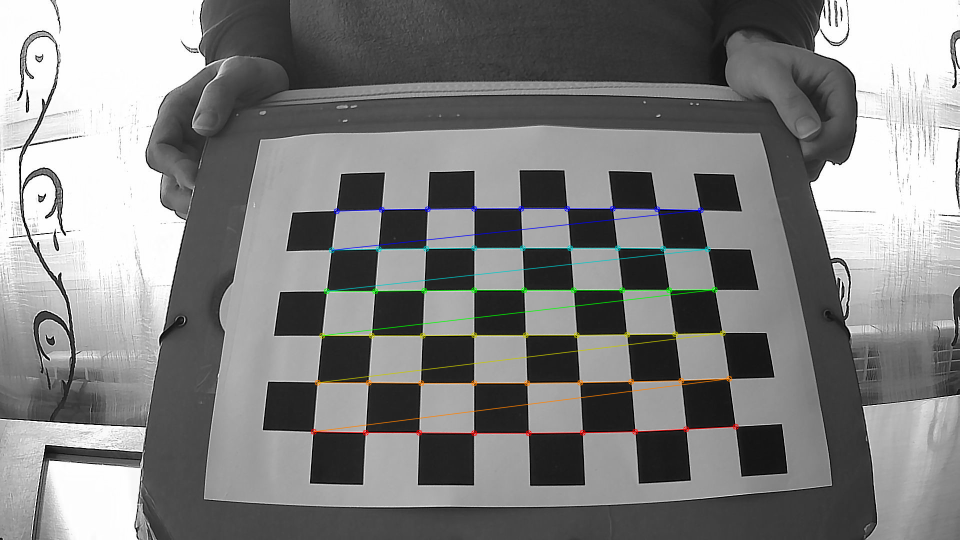
#> input picture 00calibracion/tanda01/img01_chess.png, 1920 x 1080 px, given in place of the camera (shown at 1/2 size)
$ python cam_undistort-windows.py   (older library calls are emulated)
#> lines starting #> are read from the running program, lines starting #| are printed output that depends on the picture
import cv2
import json
import numpy as np
import sys
from datetime import datetime

# import jetson.utils

def my_polygon_mask(img=None, polygon=None, return_masked_img=False):

    # https://docs.opencv.org/3.4/d3/d96/tutorial_basic_geometric_drawing.html
    #     myPolygon

    # Create some points
    ppt = np.array(
        [
            # [250, 0],       # top-left ############################
            # [1350, 0],      # top-right
            # [1380, 826],    # bottom-right
            # [225, 826],     # bottom-left
            [443, 0],       # top-left ############################
            [1420, 0],      # top-right
            [1540, 826],    # bottom-right
            [290, 826],     # bottom-left
        ],
        # polygon,
        np.int32
    )
    ppt = ppt.reshape((-1, 1, 2))

    # cv2.FILLED    --> no work??
    # cv2.LINE_4    --> 4-connected line
    # cv2.LINE_8    --> 8-connected line
    # cv2.LINE_AA   --> antialiased line

    img_gray = cv2.cvtColor(img, cv2.COLOR_BGR2GRAY)
    mask = np.zeros_like(img_gray)
    cv2.fillPoly(mask, [ppt], (255, 255, 255), cv2.LINE_AA)
    if return_masked_img:
        img_masked = cv2.bitwise_and(img, img, mask=mask)
        return img_masked
    else:
        return mask


window_WIDTH = 1280
window_HEIGHT = 720
WIDTH = 1920
HEIGHT = 1080

# esto es lo que saca el video-viewer --> v4l2src device=/dev/video0 ! video/x-h264, width=1280, height=720 ! h264parse ! omxh264dec ! video/x-raw ! appsink name=mysink
# esto es lo que saca el jetson.utils --> v4l2src device=/dev/video0 ! video/x-h264, width=(int)1280, height=(int)720 ! h264parse ! omxh264dec ! video/x-raw ! appsink name=mysink

#########################
# ESTE ERA EL PROBLEMA LOL, PARA WINDOWS BIEN PERO PARA LINUX MAL
cap_0 = cv2.VideoCapture(1)
cap_0.set(3, WIDTH)
cap_0.set(4, HEIGHT)
# [29 lines of commented-out code are left out]

allgud = True

cam_matrix = None
dist_coeff = None
with open('cam_undistort.json', 'r') as cam_data:
#> (reads 00calibracion/cam_undistort.json from the repository)
    json_data = json.load(cam_data)
    cam_matrix = np.array(json_data['cam_matrix'])
    dist_coeffs = np.array(json_data['dist_coeffs'])

# cargamos diferentes valores necesarios para la undistortion
if cam_matrix is not None and dist_coeffs is not None:

    # obtenemos una nueva matriz de camara con alpha a 1:
    #   Free scaling parameter between 0 (when all the pixels in the
    #   undistorted image are valid) and 1 (when all the source image
    #   pixels are retained in the undistorted image).
    new_cam_matrix, roi_of_new_cam_matrix = cv2.getOptimalNewCameraMatrix(
        cam_matrix,
        dist_coeffs,
        (WIDTH, HEIGHT),
        1,
        (WIDTH, HEIGHT)
    )

    # OOFA https://docs.opencv.org/master/d9/d0c/group__calib3d.html#ga7dfb72c9cf9780a347fbe3d1c47e5d5a
    mapx, mapy = cv2.initUndistortRectifyMap(
        cam_matrix,
        dist_coeffs,
        None,
        new_cam_matrix,
        (WIDTH, HEIGHT),
        5 # ojo:

            # CV_16SC2 - 11 (16 bits signed 2 channels)
            # CV_32FC1 - 5  (32 bits float 1 channel)
            # CV_32FC2 - 13 (32 bits float 2 channels)

    )

    # OOFA https://docs.opencv.org/master/da/d54/group__imgproc__transform.html#ga9156732fa8f01be9ebd1a194f2728b7f
    mapx_2, mapy_2 = cv2.convertMaps(mapx, mapy, cv2.CV_16SC2)

else:
    allgud = False

# [20 lines of commented-out code are left out]


print(f'Camera 0 specs: width {int(cap_0.get(3))} height {int(cap_0.get(4))}')

while cap_0.isOpened() and allgud:

    retval_0, frame_0 = cap_0.read()
#> frame_0 is the input picture: shape (1080, 1920, 3); mean B, G, R 128.2, 128.6, 128.4

    if retval_0:

        # undistorsionamos la imagen

        ############################
        # frame_0_undistorted = frame_0
        ############################


        ############################
        # # undistort streitup (None no se utiliza en python)
        # frame_0_undistorted = cv2.undistort(
        #     frame_0,
        #     cam_matrix,
        #     dist_coeffs,
        #     None,
        #     new_cam_matrix
        # )
        # # crop the image
        # x, y, w, h = roi_of_new_cam_matrix
        # frame_0_undistorted = frame_0_undistorted[y:y+h, x:x+w]
        ############################


        ############################
        # # INTER_LINEAR y demas en hackaday.io
        # frame_0_undistorted = cv2.remap(
        #     frame_0,
        #     mapx,
        #     mapy,
        #     cv2.INTER_LINEAR
        # )
        # # crop the image
        # x, y, w, h = roi_of_new_cam_matrix
        # frame_0_undistorted = frame_0_undistorted[y:y+h, x:x+w]
        ############################


        ############################
        # INTER_LINEAR y demas en hackaday.io
        frame_0_undistorted = cv2.remap(
            frame_0,
            mapx_2,
            mapy_2,
            cv2.INTER_LINEAR
        )
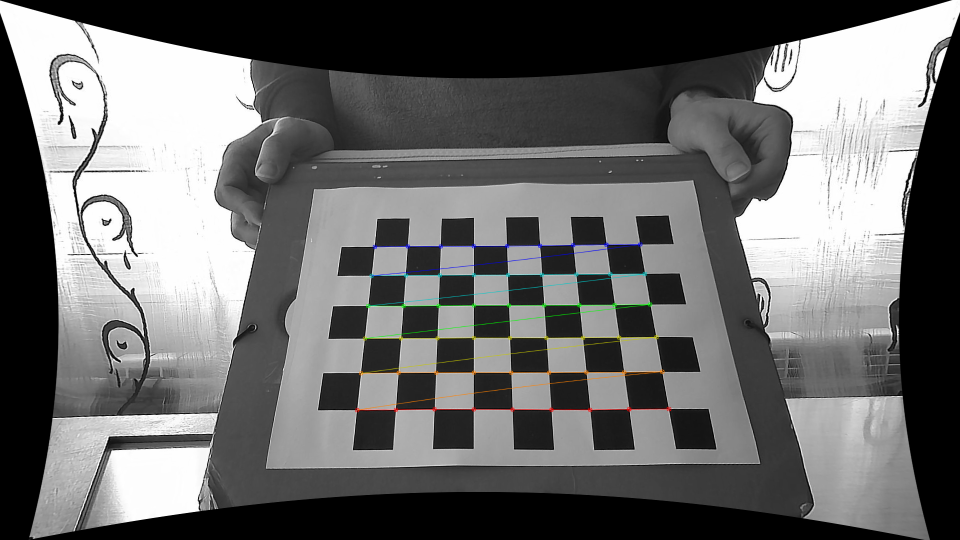
#> frame_0_undistorted: shape (1080, 1920, 3) (shown at 1/2 size); mean B, G, R 106.9, 107.1, 107
        # crop the image
        x, y, w, h = roi_of_new_cam_matrix
        frame_0_undistorted = frame_0_undistorted[y:y+h, x:x+w]
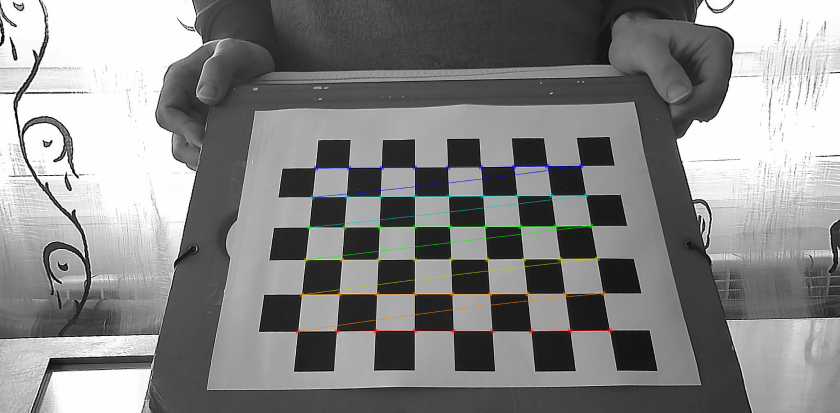
#> frame_0_undistorted: shape (826, 1679, 3) (shown at 1/2 size); mean B, G, R 133.8, 134.1, 134
        # [19 lines of commented-out code are left out]

        frame_0_undistorted = my_polygon_mask(img=frame_0_undistorted, return_masked_img=True)
#> in my_polygon_mask, `cv2.fillPoly(mask, [ppt], (255, 255, 255), cv2.LINE_AA)`:
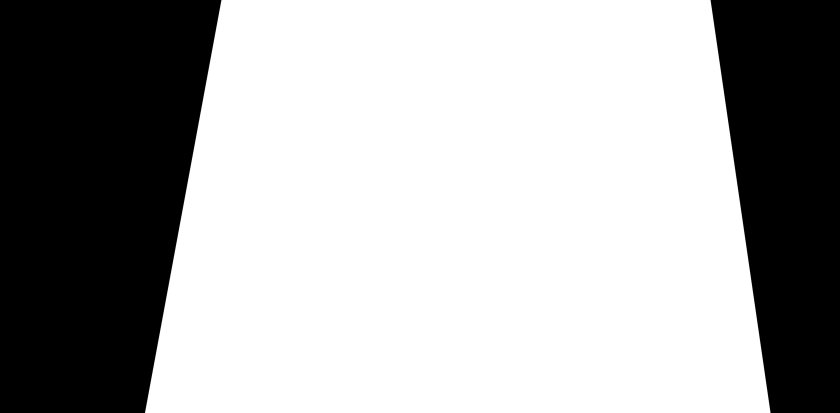
#> mask: shape (826, 1679) (shown at 1/2 size); min 0, max 255, mean 169.3
#> in my_polygon_mask, `img_masked = cv2.bitwise_and(img, img, mask=mask)`:
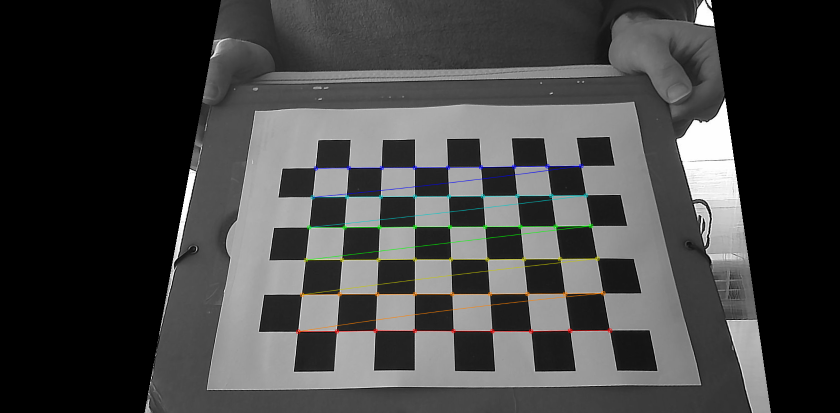
#> img_masked: shape (826, 1679, 3) (shown at 1/2 size); mean B, G, R 67.4, 67.8, 67.6

        keyCode = cv2.waitKey(1) & 0xFF
#> (key q is pressed here)
        if keyCode == 32 or keyCode == ord('i') or keyCode == ord('I'):
            print('--- SACAMOS FOTO ---')
            cv2.imwrite(f'cam-dech-fondo-nomask-{datetime.now().strftime("%d-%m-%Y-%H-%M-%S")}_0.png', frame_0_undistorted)
        elif keyCode == 27 or keyCode == ord('q') or keyCode == ord('Q'):
            print('--- SALIMOS DEL PROGRAMA ---')
            break

        frame_0_undistorted = cv2.resize(frame_0_undistorted, (window_WIDTH, window_HEIGHT))
        cv2.imshow('CAM0 -- I/i o Espacio -> imagen | V/v o Enter -> video (play-pause) | Q/q o Esc -> Salir', frame_0_undistorted)

    else:
        print('--- UNA DE LAS CAMARAS HA FALLADO ---')
        break

cap_0.release()
cv2.destroyAllWindows()
